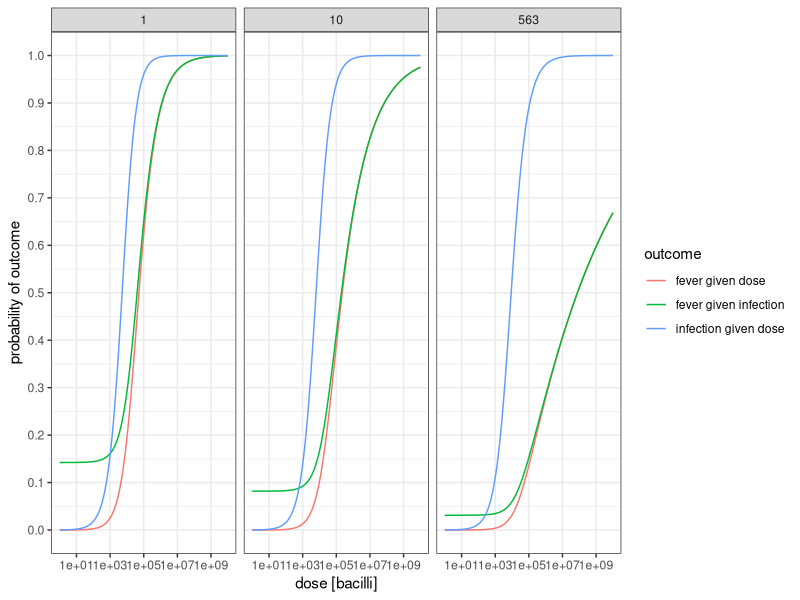
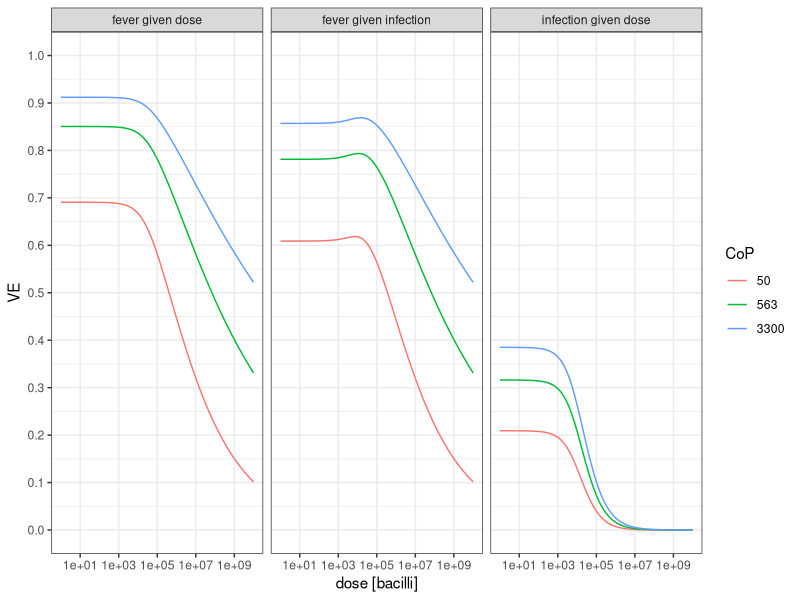
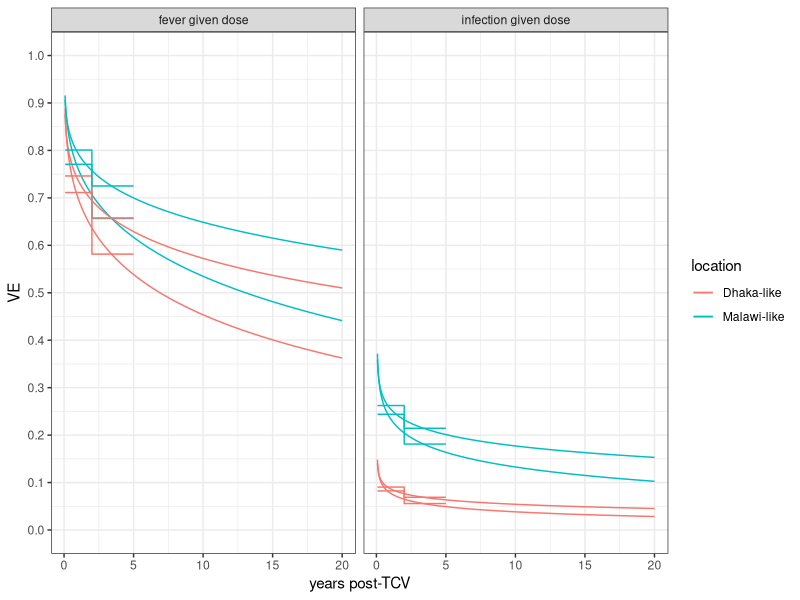
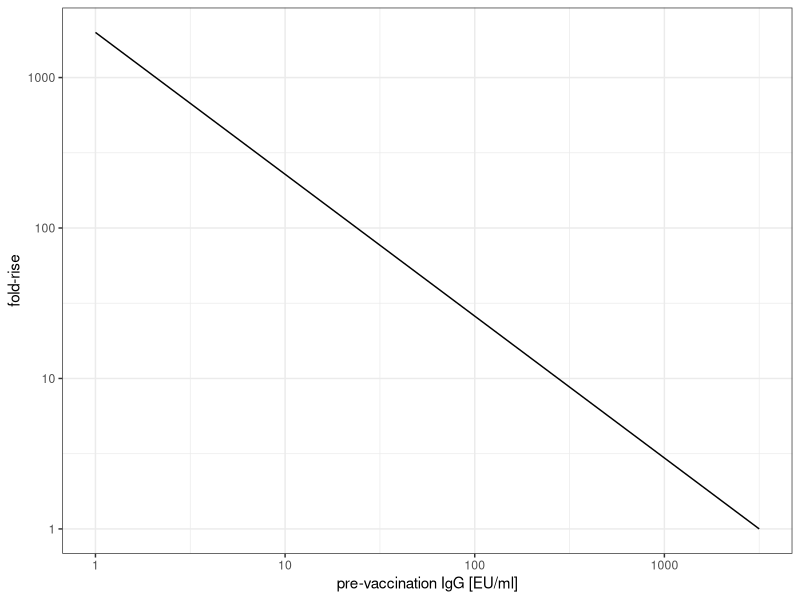
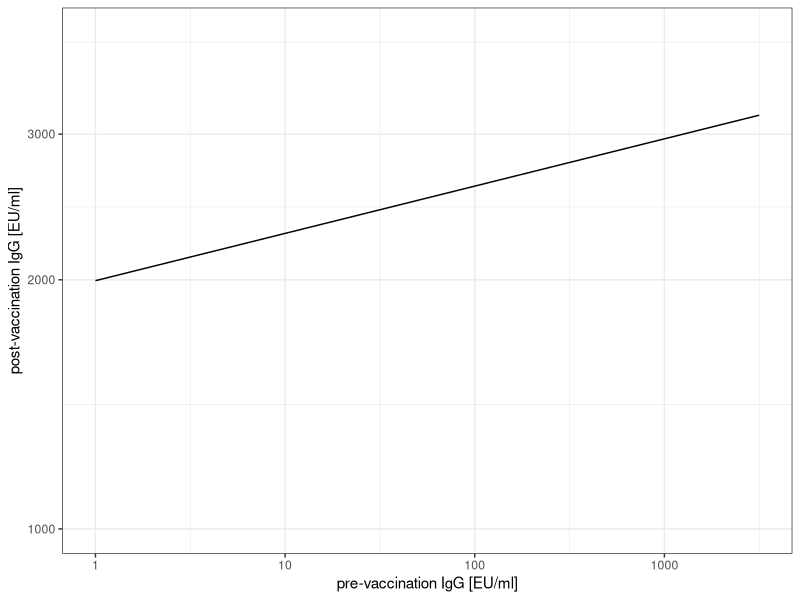
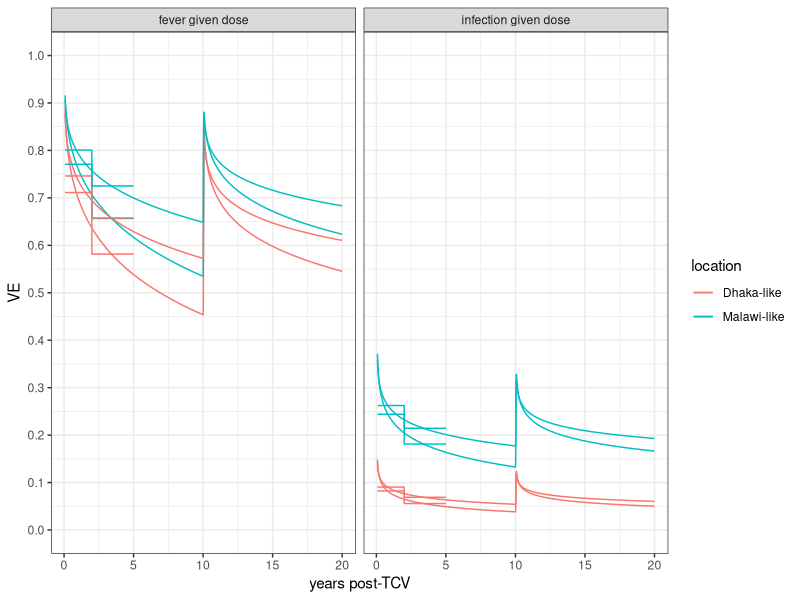

R code for these plots, in order:
#' ---
#' title: "VE vs IgG and bacilli dose prototype"
#' output:
#'   md_document
#' knit: (function(input, ...) {
#'   out <- rmarkdown::render(input, output_dir = "./docs/blog/posts", ...)
#'   return(out)})
#' ---
#'
#' 
#' # VE vs IgG and bacilli dose prototype
#' 
#' This is a full run through of a vaccine efficacy vs anti-Vi IgG concentration and salmonella typhi dose model. 
#' 
#' **Why?** Show all the pieces and figure out where the challenges sit.
#' 
#' <!-- more -->
#' 
#' 

#+ echo=TRUE, message=FALSE, results = 'hide'
# set up the environment
library(tidyverse)

#' ## Define the model

#+ echo=TRUE, message=FALSE, results = 'hide'

# dose response functions for various outcomes

  ## set up a parameters data.frame that we will build up as we write the model

  # probability of fever given dose (quailes strain, skim milk) 
  # default used in Typhoidsim, from https://qmrawiki.canr.msu.edu/experiments/salmonella-typhi recommended model
  # param_df=data.frame(value=c(n50_fever_given_dose=1.11e6, 
  #                             alpha_fever_given_dose=0.175,  
  #                             gamma_fever_given_dose=0.2), # fuzzy guestimate from  https://pmc.ncbi.nlm.nih.gov/articles/PMC5720597/
  #                     component = 'p_fever_given_dose')  |>
  #   

  # I think there is some unknown background history of typhoid fever in the dose response challenge study cohorts
  # trying to make a crappy guess at what an equivalent mean titer might look like if inmates saw typhoid in childhood # https://www.cdc.gov/mmwr/preview/mmwrhtml/mm4840a1.htm

  # assume titer =50 because that's half of waned level after 5 years in Bangladesh teens...
  
  # rescale variable to remove immune confound
  gamma=0.3 
  # rescale alpha
  alpha_prime=50^gamma*0.175
  
  # rescale n50
  N50_prime=1.11e6*(2^(1/alpha_prime)-1)/(2^(1/0.175)-1)
  N50_prime
  
  # note that this rescaling actually gets the control of the Jin2017 study decently right if bicarbonate right before challenge is worth ~a factor of 10 in dose
  param_df=data.frame(value=c(n50_fever_given_dose=N50_prime, 
                              alpha_fever_given_dose=alpha_prime,  
                              gamma_fever_given_dose=gamma), # guesstimated
                      component = 'p_fever_given_dose')  |>
  
  # probability of infection given dose
  # not well measured, but relevant for transmission. 
  # guesstimated from table 2 of https://doi.org/10.1056/NEJM197009242831306  
  # and stool vax vs control https://pmc.ncbi.nlm.nih.gov/articles/PMC5720597/
    rbind(data.frame(value=c(n50_infection_given_dose=N50_prime/10, 
                             alpha_infection_given_dose=alpha_prime*2, 
                             gamma_infection_given_dose=gamma*0.2), 
                     component = 'p_infection_given_dose') )
    

p_outcome_given_dose = function(dose=1e4,  CoP=1, outcome = 'fever_given_dose', params=param_df){
  
  if(outcome == 'fever_given_dose'){
    
    p = 1 - (1+dose*(2^(1/params['alpha_fever_given_dose','value'])-1)/params['n50_fever_given_dose','value'])^(-params['alpha_fever_given_dose','value']/(CoP^params['gamma_fever_given_dose','value']))
    
  } else if (outcome == 'infection_given_dose'){
    
    p = 1 - (1+dose*(2^(1/params['alpha_infection_given_dose','value'])-1)/params['n50_infection_given_dose','value'])^(-params['alpha_infection_given_dose','value']/(CoP^params['gamma_infection_given_dose','value']))
    
  } else if (outcome == 'fever_given_infection'){
    
    p = (1 - (1+dose*(2^(1/params['alpha_fever_given_dose','value'])-1)/params['n50_fever_given_dose','value'])^(-params['alpha_fever_given_dose','value']/(CoP^params['gamma_fever_given_dose','value']))) /
      (1 - (1+dose*(2^(1/params['alpha_infection_given_dose','value'])-1)/params['n50_infection_given_dose','value'])^(-params['alpha_infection_given_dose','value']/(CoP^params['gamma_infection_given_dose','value'])))
    
  }

  return(p)
}

# please forgive this disgusting data structure! It just kinda... happened.
plot_dat = data.frame(dose = 10^seq(0,10,by=0.05),
                      CoP=1) |>
  mutate(p = p_outcome_given_dose(dose,CoP=CoP,outcome = 'fever_given_dose'),
         outcome = 'fever given dose') |>
  rbind(data.frame(dose = 10^seq(0,10,by=0.05),
                   CoP=1) |>
          mutate(p = p_outcome_given_dose(dose,CoP=CoP,outcome = 'infection_given_dose'),
                 outcome = 'infection given dose')) |>
  rbind(data.frame(dose = 10^seq(0,10,by=0.05),
                   CoP=1) |>
          mutate(p = p_outcome_given_dose(dose,CoP=CoP,outcome = 'fever_given_infection'),
                 outcome = 'fever given infection')) |>
  rbind(data.frame(dose = 10^seq(0,10,by=0.05),
                   CoP=10) |>
          mutate(p = p_outcome_given_dose(dose,CoP=CoP,outcome = 'fever_given_dose'),
                 outcome = 'fever given dose')) |>
  rbind(data.frame(dose = 10^seq(0,10,by=0.05),
                   CoP=10) |>
          mutate(p = p_outcome_given_dose(dose,CoP=CoP,outcome = 'infection_given_dose'),
                 outcome = 'infection given dose')) |>
  rbind(data.frame(dose = 10^seq(0,10,by=0.05),
                   CoP=10) |>
          mutate(p = p_outcome_given_dose(dose,CoP=CoP,outcome = 'fever_given_infection'),
                 outcome = 'fever given infection')) |> 
  rbind(data.frame(dose = 10^seq(0,10,by=0.05),
                   CoP=563) |>
          mutate(p = p_outcome_given_dose(dose,CoP=CoP,outcome = 'fever_given_dose'),
                 outcome = 'fever given dose')) |>
  rbind(data.frame(dose = 10^seq(0,10,by=0.05),
                   CoP=563) |>
          mutate(p = p_outcome_given_dose(dose,CoP=CoP,outcome = 'infection_given_dose'),
                 outcome = 'infection given dose')) |>
  rbind(data.frame(dose = 10^seq(0,10,by=0.05),
                   CoP=563) |>
          mutate(p = p_outcome_given_dose(dose,CoP=CoP,outcome = 'fever_given_infection'),
                 outcome = 'fever given infection')) |> 
  mutate(CoP=factor(CoP))

ggplot(plot_dat ) +
  geom_line(aes(x=dose,y=p,group=outcome,color=outcome)) +
  facet_wrap('CoP') +
  theme_bw() +
  scale_x_continuous(trans='log10', breaks=10^seq(1,10,by=2),minor_breaks = NULL) +
  scale_y_continuous(limits=c(0,1),breaks=seq(0,1,by=0.1)) +
  ylab('probability of outcome') +
  xlab('dose [bacilli]')


# incubation period vs dose
# this is limited data on this, but it's a thing https://doi.org/10.1056/NEJM197009242831306
incubation_period_distribution_vs_dose = function(median,log_sd,params=param_df){
  # TO DO
}

#' ## Vaccine efficacy
#' 
#+ echo=TRUE, message=FALSE, results = 'hide'
vaccine_efficacy = function(dose=1e4,  CoP=1, outcome = 'fever_given_dose', params=param_df, CoP_control=1){
  
  VE = 1 - p_outcome_given_dose(dose,CoP=CoP,outcome = outcome)/p_outcome_given_dose(dose,CoP=CoP_control,outcome = outcome)
  return(VE)
}

# please forgive this disgusting data structure! It just kinda... happened.
plot_dat = data.frame(dose = 10^seq(0,10,by=0.05),
                      CoP=50) |>
  mutate(ve = vaccine_efficacy(dose,CoP,outcome = 'fever_given_dose'),
         outcome = 'fever given dose') |>
  rbind(data.frame(dose = 10^seq(0,10,by=0.05),
                   CoP=563) |>
          mutate(ve = vaccine_efficacy(dose,CoP,outcome = 'fever_given_dose'),
                 outcome = 'fever given dose')) |>
  rbind(data.frame(dose = 10^seq(0,10,by=0.05),
                   CoP=3300) |>
          mutate(ve = vaccine_efficacy(dose,CoP,outcome = 'fever_given_dose'),
                 outcome = 'fever given dose')) |> 
  rbind(data.frame(dose = 10^seq(0,10,by=0.05),
             CoP=50) |>
          mutate(ve = vaccine_efficacy(dose,CoP,outcome = 'infection_given_dose'),
                 outcome = 'infection given dose')) |>
  rbind(data.frame(dose = 10^seq(0,10,by=0.05),
                   CoP=563) |>
          mutate(ve = vaccine_efficacy(dose,CoP,outcome = 'infection_given_dose'),
                 outcome = 'infection given dose')) |>
  rbind(data.frame(dose = 10^seq(0,10,by=0.05),
                   CoP=3300) |>
          mutate(ve = vaccine_efficacy(dose,CoP,outcome = 'infection_given_dose'),
                 outcome = 'infection given dose')) |>
  rbind(data.frame(dose = 10^seq(0,10,by=0.05),
                   CoP=50) |>
          mutate(ve = vaccine_efficacy(dose,CoP,outcome = 'fever_given_infection'),
                 outcome = 'fever given infection')) |>
  rbind(data.frame(dose = 10^seq(0,10,by=0.05),
                   CoP=563) |>
          mutate(ve = vaccine_efficacy(dose,CoP,outcome = 'fever_given_infection'),
                 outcome = 'fever given infection')) |>
  rbind(data.frame(dose = 10^seq(0,10,by=0.05),
                   CoP=3300) |>
          mutate(ve = vaccine_efficacy(dose,CoP,outcome = 'fever_given_infection'),
                 outcome = 'fever given infection')) |>
  mutate(CoP=factor(CoP))

ggplot(plot_dat) +
  geom_line(aes(x=dose,y=ve,group=CoP,color=CoP)) +
  facet_grid('~outcome') +
  theme_bw() +
  scale_x_continuous(trans='log10', breaks=10^seq(1,10,by=2),minor_breaks = NULL) +
  scale_y_continuous(limits=c(0,1),breaks=seq(0,1,by=0.1)) +
  ylab('VE') +
  xlab('dose [bacilli]')

#' This kinda looks like it works!

#' # Waning model!
#' 

# time series function for waning
# units in days
t_peak=21
t = seq(0,1e3,by=1)

param_df = param_df |>
  rbind(data.frame(value=c(T_decay=9.6,k=1.04,
                           beta_C_max_age_mean=-0.055, beta_T_decay_age_mean=0.056, beta_k_age_mean=-0.037,
                           C_min=1,T_rise=1.5,t_start=3,t_peak=28), 
                   component = 'anti_Vi_IgG_elisa') )

titer_vs_time = function(t,C_max, age_years,params=param_df,C_pre=1){
  
  Cma=C_max*exp(params['beta_C_max_age_mean','value'] * age_years)
  Tda = params['T_decay','value'] *exp(params['beta_T_decay_age_mean','value']  * age_years)
  ka = params['k','value']*exp(params['beta_k_age_mean','value']  * age_years)

  # power law decay
  titer = params['C_min','value']  + (Cma-params['C_min','value'])*(1+(t-params['t_peak','value'] )/(ka*Tda))^(-ka)
  
  # simple logistic interpolator rise (this is just for continuity/realism. plays no role in the model)
  titer[t<params['t_peak','value'] ] =
    C_pre + (Cma-C_pre)*
    (1/(1+exp(-(t[t<params['t_peak','value'] ]-params['t_start','value'] *5)/params['T_rise','value'])) - 1/(1+exp(-(0-params['t_start','value']*5)/params['T_rise','value'])))/
    (1/(1+exp(-(params['t_peak','value'] -params['t_start','value']*5)/params['T_rise','value'])) - 1/(1+exp(-(0-params['t_start','value']*5)/params['T_rise','value'])))
  
  return(titer)
}

plot_dat = data.frame(t=seq(28,20*365,by=1),
                      dose = 1e3,
                      age_years=8,
                      location='Malawi-like',
                      vaccine='Typbar-TCV') |>
  mutate(CoP=titer_vs_time(t=t,C_max=4307,age_years=age_years)) |>
  mutate(ve = vaccine_efficacy(dose,CoP,outcome = 'fever_given_dose'),
         outcome = 'fever given dose') |>
  rbind(data.frame(t=seq(28,20*365,by=1),
                   dose = 1e3,
                   age_years=1.4,
                   location='Malawi-like',
                   vaccine='Typbar-TCV') |>
          mutate(CoP=titer_vs_time(t=t,C_max=4307,age_years=age_years)) |>
          mutate(ve = vaccine_efficacy(dose,CoP,outcome = 'fever_given_dose'),
                 outcome = 'fever given dose')) |>
  rbind(data.frame(t=seq(28,20*365,by=1),
                   dose = 5e4,
                   age_years=8,
                   location='Dhaka-like',
                   vaccine='Typbar-TCV') |>
          mutate(CoP=titer_vs_time(t=t,C_max=4307,age_years=age_years)) |>
          mutate(ve = vaccine_efficacy(dose,CoP,outcome = 'fever_given_dose'),
                 outcome = 'fever given dose')) |>
  rbind(data.frame(t=seq(28,20*365,by=1),
                   dose = 5e4,
                   age_years=1.4,
                   location='Dhaka-like',
                   vaccine='Typbar-TCV') |>
          mutate(CoP=titer_vs_time(t=t,C_max=4307,age_years=age_years)) |>
          mutate(ve = vaccine_efficacy(dose,CoP,outcome = 'fever_given_dose'),
                 outcome = 'fever given dose')) |>
  rbind(data.frame(t=seq(28,20*365,by=1),
                     dose = 1e3,
                     age_years=8,
                     location='Malawi-like',
                     vaccine='Typbar-TCV') |>
          mutate(CoP=titer_vs_time(t=t,C_max=4307,age_years=age_years)) |>
          mutate(ve = vaccine_efficacy(dose,CoP,outcome = 'infection_given_dose'),
                 outcome = 'infection given dose')) |>
  rbind(data.frame(t=seq(28,20*365,by=1),
                   dose = 1e3,
                   age_years=1.4,
                   location='Malawi-like',
                   vaccine='Typbar-TCV') |>
          mutate(CoP=titer_vs_time(t=t,C_max=4307,age_years=age_years)) |>
          mutate(ve = vaccine_efficacy(dose,CoP,outcome = 'infection_given_dose'),
                 outcome = 'infection given dose')) |>
  rbind(data.frame(t=seq(28,20*365,by=1),
                   dose = 5e4,
                   age_years=8,
                   location='Dhaka-like',
                   vaccine='Typbar-TCV') |>
          mutate(CoP=titer_vs_time(t=t,C_max=4307,age_years=age_years)) |>
          mutate(ve = vaccine_efficacy(dose,CoP,outcome = 'infection_given_dose'),
                 outcome = 'infection given dose')) |>
  rbind(data.frame(t=seq(28,20*365,by=1),
                   dose = 5e4,
                   age_years=1.4,
                   location='Dhaka-like',
                   vaccine='Typbar-TCV') |>
          mutate(CoP=titer_vs_time(t=t,C_max=4307,age_years=age_years)) |>
          mutate(ve = vaccine_efficacy(dose,CoP,outcome = 'infection_given_dose'),
                 outcome = 'infection given dose')) |>
  mutate(year=t/365) |>
  mutate(year_groups = if_else(year<=2,'0-2',if_else(year<=5,'3-5','>5'))) |>
  group_by(year_groups,outcome,location,age_years,vaccine) |>
  mutate(mean=if_else(year<=5,mean(ve),NA)) |>
  ungroup()

ggplot(plot_dat) +
  geom_line(aes(x=year,y=ve,group=interaction(location,age_years,vaccine),color=location)) +
  geom_line(aes(x=year,y=mean,group=interaction(location,age_years,vaccine),color=location)) + 
  facet_grid('~outcome') +
  theme_bw() +
  scale_y_continuous(limits=c(0,1),breaks=seq(0,1,by=0.1)) +
  ylab('VE') +
  xlab('years post-TCV')



#' Boosting model
#' 
#' Parameters taken from boosting section of titer_model_fit_scratch.R
#' 
fold_rise_model = function(CoP_pre,mu_0=3.3,CoP_max=10^3.5, CoP_min=1){
  fold_rise = pmax(1,10^(mu_0*(1-(log10(CoP_pre)-log10(CoP_min))/(log10(CoP_max)-log10(CoP_min)))))
  return(fold_rise)
}


boost_dat = data.frame(pre_vax_elisa = 10^seq(0,3.5,by=0.1)) |>
  mutate(fold_rise = fold_rise_model(CoP_pre = pre_vax_elisa)) |>
  mutate(post_vax_elisa = fold_rise*pre_vax_elisa)
ggplot(boost_dat) +
  geom_line(aes(x=pre_vax_elisa,y=fold_rise)) +
  theme_bw() +
  scale_y_continuous(trans='log10') +
  scale_x_continuous(trans='log10') +
  xlab('pre-vaccination IgG [EU/ml]') + ylab('fold-rise')

ggplot(boost_dat) +
  geom_line(aes(x=pre_vax_elisa,y=post_vax_elisa)) +
  theme_bw() +
  scale_y_continuous(trans='log10',limits=c(1e3,10^3.6)) +
  scale_x_continuous(trans='log10') +
  xlab('pre-vaccination IgG [EU/ml]') +
  ylab('post-vaccination IgG [EU/ml]') 

#' What we see is the little bit of data on boosting are consistent with, for Typbar-TCV (and Vi-rEPA, another conjugate vaccine),
#' is that the immunogenicity appears to be maxed out such that titers cannot reliably get (much) higher than achieved by first vaccination.
#' Boosting thus restores Vi titers, but doesn't seem to be able to significantly raise them beyond what one dose achieves.
#' This is in contrast with the less immunogenic Vi-polysaccharide vaccine, where boosting may lead to increases in peak titers since the first dose 
#' doesn't max titer out...
#' 
#' Also, we almost certainly need to think about age. Some of the odd behavior may be not including age properly...

# let's add a boost to the waning model above
# boost at 10 years
boost_year = 10

plot_dat = data.frame(t=seq(28,20*365,by=1),
                      dose = 1e3,
                      age_years=8,
                      location='Malawi-like',
                      vaccine='Typbar-TCV') |>
  mutate(CoP=titer_vs_time(t=t,C_max=4307,age_years=age_years)) |>
  mutate(ve = vaccine_efficacy(dose,CoP,outcome = 'fever_given_dose'),
         outcome = 'fever given dose') |>
  rbind(data.frame(t=seq(28,20*365,by=1),
                   dose = 1e3,
                   age_years=1.4,
                   location='Malawi-like',
                   vaccine='Typbar-TCV') |>
          mutate(CoP=titer_vs_time(t=t,C_max=4307,age_years=age_years)) |>
          mutate(ve = vaccine_efficacy(dose,CoP,outcome = 'fever_given_dose'),
                 outcome = 'fever given dose')) |>
  rbind(data.frame(t=seq(28,20*365,by=1),
                   dose = 5e4,
                   age_years=8,
                   location='Dhaka-like',
                   vaccine='Typbar-TCV') |>
          mutate(CoP=titer_vs_time(t=t,C_max=4307,age_years=age_years)) |>
          mutate(ve = vaccine_efficacy(dose,CoP,outcome = 'fever_given_dose'),
                 outcome = 'fever given dose')) |>
  rbind(data.frame(t=seq(28,20*365,by=1),
                   dose = 5e4,
                   age_years=1.4,
                   location='Dhaka-like',
                   vaccine='Typbar-TCV') |>
          mutate(CoP=titer_vs_time(t=t,C_max=4307,age_years=age_years)) |>
          mutate(ve = vaccine_efficacy(dose,CoP,outcome = 'fever_given_dose'),
                 outcome = 'fever given dose')) |>
  rbind(data.frame(t=seq(28,20*365,by=1),
                   dose = 1e3,
                   age_years=8,
                   location='Malawi-like',
                   vaccine='Typbar-TCV') |>
          mutate(CoP=titer_vs_time(t=t,C_max=4307,age_years=age_years)) |>
          mutate(ve = vaccine_efficacy(dose,CoP,outcome = 'infection_given_dose'),
                 outcome = 'infection given dose')) |>
  rbind(data.frame(t=seq(28,20*365,by=1),
                   dose = 1e3,
                   age_years=1.4,
                   location='Malawi-like',
                   vaccine='Typbar-TCV') |>
          mutate(CoP=titer_vs_time(t=t,C_max=4307,age_years=age_years)) |>
          mutate(ve = vaccine_efficacy(dose,CoP,outcome = 'infection_given_dose'),
                 outcome = 'infection given dose')) |>
  rbind(data.frame(t=seq(28,20*365,by=1),
                   dose = 5e4,
                   age_years=8,
                   location='Dhaka-like',
                   vaccine='Typbar-TCV') |>
          mutate(CoP=titer_vs_time(t=t,C_max=4307,age_years=age_years)) |>
          mutate(ve = vaccine_efficacy(dose,CoP,outcome = 'infection_given_dose'),
                 outcome = 'infection given dose')) |>
  rbind(data.frame(t=seq(28,20*365,by=1),
                   dose = 5e4,
                   age_years=1.4,
                   location='Dhaka-like',
                   vaccine='Typbar-TCV') |>
          mutate(CoP=titer_vs_time(t=t,C_max=4307,age_years=age_years)) |>
          mutate(ve = vaccine_efficacy(dose,CoP,outcome = 'infection_given_dose'),
                 outcome = 'infection given dose')) |>
  mutate(year=t/365) |>
  mutate(year_groups = if_else(year<=2,'0-2',if_else(year<=5,'3-5','>5'))) |>
  group_by(year_groups,outcome,location,age_years,vaccine) |>
  mutate(mean=if_else(year<=5,mean(ve),NA)) |>
  ungroup()

# I should've called it a day two hours ago but here we are
vaccines=unique(plot_dat$vaccine)
ages=unique(plot_dat$age_years)
locations=unique(plot_dat$location)
outcomes = unique(plot_dat$outcome)
for (k in 1:length(vaccines)){
  for (n in 1:length(ages)){
    for (m in 1:length(outcomes)){
      for (q in 1:length(locations)){
        idx = plot_dat$vaccine[k]==vaccines[k] & plot_dat$age_years==ages[n] & plot_dat$outcome==outcomes[m] & plot_dat$location==locations[q] & plot_dat$t >= boost_year*365
        plot_dat$CoP[idx] = titer_vs_time(t=plot_dat$t[idx]-boost_year*365,
                                          C_max=fold_rise_model(CoP_pre = plot_dat$CoP[idx & plot_dat$t==boost_year*365])*plot_dat$CoP[idx & plot_dat$t==boost_year*365],
                                          age_years=ages[n]+boost_year,
                                          C_pre=plot_dat$CoP[idx & plot_dat$t==boost_year*365])
      }
    }
  }
}

plot_dat = plot_dat |> group_by(location, outcome, age_years,vaccine) |>
  mutate(ve = vaccine_efficacy(dose=unique(dose),CoP=CoP,outcome=gsub(' ','_',unique(outcome))))

ggplot(plot_dat) +
  geom_line(aes(x=year,y=ve,group=interaction(location,age_years,vaccine),color=location)) +
  geom_line(aes(x=year,y=mean,group=interaction(location,age_years,vaccine),color=location)) + 
  facet_grid('~outcome') +
  theme_bw() +
  scale_y_continuous(limits=c(0,1),breaks=seq(0,1,by=0.1)) +
  ylab('VE') +
  xlab('years post-TCV')


# /* back matter for exporting as a blog post

# source('./docs/docs_helper_functions.R')
# render_blog_post(input_file = './scratch/empirical_bayes_random_effects_via_optimization.R',
#                  categories_list = c('Calibration','Self-study'),
#                  date_created = '2025-04-10')

# */
